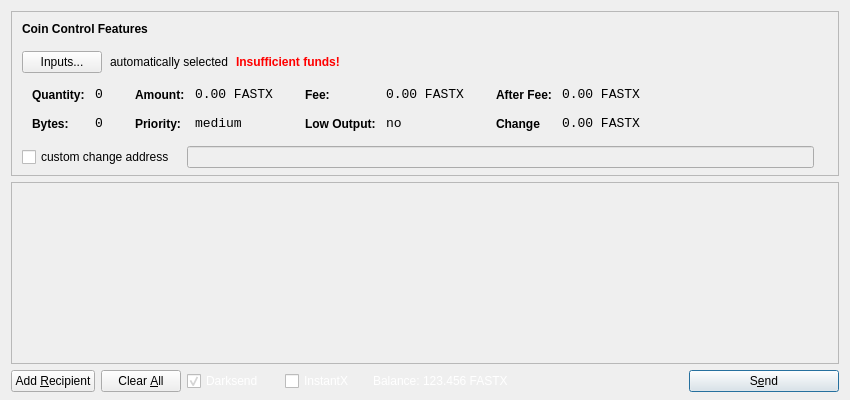
<?xml version="1.0" encoding="UTF-8"?>
<ui version="4.0">
 <class>SendCoinsDialog</class>
 <widget class="QDialog" name="SendCoinsDialog">
  <property name="geometry">
   <rect>
    <x>0</x>
    <y>0</y>
    <width>850</width>
    <height>400</height>
   </rect>
  </property>
  <property name="windowTitle">
   <string>Send Coins</string>
  </property>
  <layout class="QVBoxLayout" name="verticalLayout" stretch="0,1,0">
   <property name="bottomMargin">
    <number>8</number>
   </property>
   <item>
    <widget class="QFrame" name="frameCoinControl">
		     <property name="autoFillBackground">
      <bool>true</bool>
     </property>
     <property name="sizePolicy">
      <sizepolicy hsizetype="Expanding" vsizetype="Expanding">
       <horstretch>0</horstretch>
       <verstretch>0</verstretch>
      </sizepolicy>
     </property>
     <property name="maximumSize">
      <size>
       <width>16777215</width>
       <height>16777215</height>
      </size>
     </property>
     <property name="frameShape">
      <enum>QFrame::StyledPanel</enum>
     </property>
     <property name="frameShadow">
      <enum>QFrame::Sunken</enum>
     </property>
     <layout class="QVBoxLayout" name="verticalLayoutCoinControl2">
      <property name="spacing">
       <number>-1</number>
      </property>
      <property name="leftMargin">
       <number>0</number>
      </property>
      <property name="topMargin">
       <number>0</number>
      </property>
      <property name="rightMargin">
       <number>0</number>
      </property>
      <property name="bottomMargin">
       <number>6</number>
      </property>
      <item>
       <layout class="QVBoxLayout" name="verticalLayoutCoinControl" stretch="0,0,0,0,1">
        <property name="spacing">
         <number>0</number>
        </property>
        <property name="leftMargin">
         <number>10</number>
        </property>
        <property name="topMargin">
         <number>10</number>
        </property>
        <item>
         <layout class="QHBoxLayout" name="horizontalLayoutCoinControl1">
          <property name="bottomMargin">
           <number>15</number>
          </property>
          <item>
           <widget class="QLabel" name="labelCoinControlFeatures">
            <property name="sizePolicy">
             <sizepolicy hsizetype="Preferred" vsizetype="Maximum">
              <horstretch>0</horstretch>
              <verstretch>0</verstretch>
             </sizepolicy>
            </property>
            <property name="font">
             <font>
              <weight>75</weight>
              <bold>true</bold>
             </font>
            </property>
            <property name="styleSheet">
             <string notr="true">font-weight:bold;</string>
            </property>
            <property name="text">
             <string>Coin Control Features</string>
            </property>
           </widget>
          </item>
         </layout>
        </item>
        <item>
         <layout class="QHBoxLayout" name="horizontalLayoutCoinControl2" stretch="0,0,0,0">
          <property name="spacing">
           <number>8</number>
          </property>
          <property name="bottomMargin">
           <number>10</number>
          </property>
          <item>
           <widget class="QPushButton" name="pushButtonCoinControl">
            <property name="styleSheet">
             <string notr="true"/>
            </property>
            <property name="text">
             <string>Inputs...</string>
            </property>
           </widget>
          </item>
          <item>
           <widget class="QLabel" name="labelCoinControlAutomaticallySelected">
            <property name="text">
             <string>automatically selected</string>
            </property>
            <property name="margin">
             <number>5</number>
            </property>
           </widget>
          </item>
          <item>
           <widget class="QLabel" name="labelCoinControlInsuffFunds">
            <property name="font">
             <font>
              <weight>75</weight>
              <bold>true</bold>
             </font>
            </property>
            <property name="styleSheet">
             <string notr="true">color:red;font-weight:bold;</string>
            </property>
            <property name="text">
             <string>Insufficient funds!</string>
            </property>
            <property name="margin">
             <number>5</number>
            </property>
           </widget>
          </item>
          <item>
           <spacer name="horizontalSpacerCoinControl">
            <property name="orientation">
             <enum>Qt::Horizontal</enum>
            </property>
            <property name="sizeHint" stdset="0">
             <size>
              <width>40</width>
              <height>1</height>
             </size>
            </property>
           </spacer>
          </item>
         </layout>
        </item>
        <item>
         <widget class="QWidget" name="widgetCoinControl" native="true">
          <property name="sizePolicy">
           <sizepolicy hsizetype="Preferred" vsizetype="Preferred">
            <horstretch>0</horstretch>
            <verstretch>0</verstretch>
           </sizepolicy>
          </property>
          <property name="minimumSize">
           <size>
            <width>0</width>
            <height>0</height>
           </size>
          </property>
          <property name="styleSheet">
           <string notr="true"/>
          </property>
          <layout class="QHBoxLayout" name="horizontalLayoutCoinControl5">
           <property name="margin">
            <number>0</number>
           </property>
           <item>
            <layout class="QHBoxLayout" name="horizontalLayoutCoinControl3" stretch="0,0,0,1">
             <property name="spacing">
              <number>20</number>
             </property>
             <property name="topMargin">
              <number>0</number>
             </property>
             <property name="bottomMargin">
              <number>10</number>
             </property>
             <item>
              <layout class="QFormLayout" name="formLayoutCoinControl1">
               <property name="horizontalSpacing">
                <number>10</number>
               </property>
               <property name="verticalSpacing">
                <number>14</number>
               </property>
               <property name="leftMargin">
                <number>10</number>
               </property>
               <property name="topMargin">
                <number>4</number>
               </property>
               <property name="rightMargin">
                <number>6</number>
               </property>
               <item row="0" column="0">
                <widget class="QLabel" name="labelCoinControlQuantityText">
                 <property name="styleSheet">
                  <string notr="true">font-weight:bold;</string>
                 </property>
                 <property name="text">
                  <string>Quantity:</string>
                 </property>
                 <property name="margin">
                  <number>0</number>
                 </property>
                </widget>
               </item>
               <item row="0" column="1">
                <widget class="QLabel" name="labelCoinControlQuantity">
                 <property name="font">
                  <font>
                   <family>Monospace</family>
                   <pointsize>10</pointsize>
                  </font>
                 </property>
                 <property name="cursor">
                  <cursorShape>IBeamCursor</cursorShape>
                 </property>
                 <property name="contextMenuPolicy">
                  <enum>Qt::ActionsContextMenu</enum>
                 </property>
                 <property name="text">
                  <string>0</string>
                 </property>
                 <property name="margin">
                  <number>0</number>
                 </property>
                 <property name="textInteractionFlags">
                  <set>Qt::LinksAccessibleByMouse|Qt::TextSelectableByKeyboard|Qt::TextSelectableByMouse</set>
                 </property>
                </widget>
               </item>
               <item row="1" column="0">
                <widget class="QLabel" name="labelCoinControlBytesText">
                 <property name="styleSheet">
                  <string notr="true">font-weight:bold;</string>
                 </property>
                 <property name="text">
                  <string>Bytes:</string>
                 </property>
                </widget>
               </item>
               <item row="1" column="1">
                <widget class="QLabel" name="labelCoinControlBytes">
                 <property name="font">
                  <font>
                   <family>Monospace</family>
                   <pointsize>10</pointsize>
                  </font>
                 </property>
                 <property name="cursor">
                  <cursorShape>IBeamCursor</cursorShape>
                 </property>
                 <property name="contextMenuPolicy">
                  <enum>Qt::ActionsContextMenu</enum>
                 </property>
                 <property name="text">
                  <string>0</string>
                 </property>
                 <property name="textInteractionFlags">
                  <set>Qt::LinksAccessibleByMouse|Qt::TextSelectableByKeyboard|Qt::TextSelectableByMouse</set>
                 </property>
                </widget>
               </item>
              </layout>
             </item>
             <item>
              <layout class="QFormLayout" name="formLayoutCoinControl2">
               <property name="horizontalSpacing">
                <number>10</number>
               </property>
               <property name="verticalSpacing">
                <number>14</number>
               </property>
               <property name="leftMargin">
                <number>6</number>
               </property>
               <property name="topMargin">
                <number>4</number>
               </property>
               <property name="rightMargin">
                <number>6</number>
               </property>
               <item row="0" column="0">
                <widget class="QLabel" name="labelCoinControlAmountText">
                 <property name="styleSheet">
                  <string notr="true">font-weight:bold;</string>
                 </property>
                 <property name="text">
                  <string>Amount:</string>
                 </property>
                 <property name="margin">
                  <number>0</number>
                 </property>
                </widget>
               </item>
               <item row="0" column="1">
                <widget class="QLabel" name="labelCoinControlAmount">
                 <property name="font">
                  <font>
                   <family>Monospace</family>
                   <pointsize>10</pointsize>
                  </font>
                 </property>
                 <property name="cursor">
                  <cursorShape>IBeamCursor</cursorShape>
                 </property>
                 <property name="contextMenuPolicy">
                  <enum>Qt::ActionsContextMenu</enum>
                 </property>
                 <property name="text">
                  <string>0.00 FASTX</string>
                 </property>
                 <property name="textInteractionFlags">
                  <set>Qt::LinksAccessibleByMouse|Qt::TextSelectableByKeyboard|Qt::TextSelectableByMouse</set>
                 </property>
                </widget>
               </item>
               <item row="1" column="0">
                <widget class="QLabel" name="labelCoinControlPriorityText">
                 <property name="styleSheet">
                  <string notr="true">font-weight:bold;</string>
                 </property>
                 <property name="text">
                  <string>Priority:</string>
                 </property>
                </widget>
               </item>
               <item row="1" column="1">
                <widget class="QLabel" name="labelCoinControlPriority">
                 <property name="font">
                  <font>
                   <family>Monospace</family>
                   <pointsize>10</pointsize>
                  </font>
                 </property>
                 <property name="cursor">
                  <cursorShape>IBeamCursor</cursorShape>
                 </property>
                 <property name="contextMenuPolicy">
                  <enum>Qt::ActionsContextMenu</enum>
                 </property>
                 <property name="text">
                  <string>medium</string>
                 </property>
                 <property name="textInteractionFlags">
                  <set>Qt::LinksAccessibleByMouse|Qt::TextSelectableByKeyboard|Qt::TextSelectableByMouse</set>
                 </property>
                </widget>
               </item>
              </layout>
             </item>
             <item>
              <layout class="QFormLayout" name="formLayoutCoinControl3">
               <property name="horizontalSpacing">
                <number>10</number>
               </property>
               <property name="verticalSpacing">
                <number>14</number>
               </property>
               <property name="leftMargin">
                <number>6</number>
               </property>
               <property name="topMargin">
                <number>4</number>
               </property>
               <property name="rightMargin">
                <number>6</number>
               </property>
               <item row="0" column="0">
                <widget class="QLabel" name="labelCoinControlFeeText">
                 <property name="styleSheet">
                  <string notr="true">font-weight:bold;</string>
                 </property>
                 <property name="text">
                  <string>Fee:</string>
                 </property>
                 <property name="margin">
                  <number>0</number>
                 </property>
                </widget>
               </item>
               <item row="0" column="1">
                <widget class="QLabel" name="labelCoinControlFee">
                 <property name="font">
                  <font>
                   <family>Monospace</family>
                   <pointsize>10</pointsize>
                  </font>
                 </property>
                 <property name="cursor">
                  <cursorShape>IBeamCursor</cursorShape>
                 </property>
                 <property name="contextMenuPolicy">
                  <enum>Qt::ActionsContextMenu</enum>
                 </property>
                 <property name="text">
                  <string>0.00 FASTX</string>
                 </property>
                 <property name="textInteractionFlags">
                  <set>Qt::LinksAccessibleByMouse|Qt::TextSelectableByKeyboard|Qt::TextSelectableByMouse</set>
                 </property>
                </widget>
               </item>
               <item row="1" column="0">
                <widget class="QLabel" name="labelCoinControlLowOutputText">
                 <property name="styleSheet">
                  <string notr="true">font-weight:bold;</string>
                 </property>
                 <property name="text">
                  <string>Low Output:</string>
                 </property>
                </widget>
               </item>
               <item row="1" column="1">
                <widget class="QLabel" name="labelCoinControlLowOutput">
                 <property name="font">
                  <font>
                   <family>Monospace</family>
                   <pointsize>10</pointsize>
                  </font>
                 </property>
                 <property name="cursor">
                  <cursorShape>IBeamCursor</cursorShape>
                 </property>
                 <property name="contextMenuPolicy">
                  <enum>Qt::ActionsContextMenu</enum>
                 </property>
                 <property name="text">
                  <string>no</string>
                 </property>
                 <property name="textInteractionFlags">
                  <set>Qt::LinksAccessibleByMouse|Qt::TextSelectableByKeyboard|Qt::TextSelectableByMouse</set>
                 </property>
                </widget>
               </item>
              </layout>
             </item>
             <item>
              <layout class="QFormLayout" name="formLayoutCoinControl4">
               <property name="horizontalSpacing">
                <number>10</number>
               </property>
               <property name="verticalSpacing">
                <number>14</number>
               </property>
               <property name="leftMargin">
                <number>6</number>
               </property>
               <property name="topMargin">
                <number>4</number>
               </property>
               <property name="rightMargin">
                <number>6</number>
               </property>
               <item row="0" column="0">
                <widget class="QLabel" name="labelCoinControlAfterFeeText">
                 <property name="styleSheet">
                  <string notr="true">font-weight:bold;</string>
                 </property>
                 <property name="text">
                  <string>After Fee:</string>
                 </property>
                 <property name="margin">
                  <number>0</number>
                 </property>
                </widget>
               </item>
               <item row="0" column="1">
                <widget class="QLabel" name="labelCoinControlAfterFee">
                 <property name="font">
                  <font>
                   <family>Monospace</family>
                   <pointsize>10</pointsize>
                  </font>
                 </property>
                 <property name="cursor">
                  <cursorShape>IBeamCursor</cursorShape>
                 </property>
                 <property name="contextMenuPolicy">
                  <enum>Qt::ActionsContextMenu</enum>
                 </property>
                 <property name="text">
                  <string>0.00 FASTX</string>
                 </property>
                 <property name="textInteractionFlags">
                  <set>Qt::LinksAccessibleByMouse|Qt::TextSelectableByKeyboard|Qt::TextSelectableByMouse</set>
                 </property>
                </widget>
               </item>
               <item row="1" column="0">
                <widget class="QLabel" name="labelCoinControlChangeText">
                 <property name="styleSheet">
                  <string notr="true">font-weight:bold;</string>
                 </property>
                 <property name="text">
                  <string>Change</string>
                 </property>
                </widget>
               </item>
               <item row="1" column="1">
                <widget class="QLabel" name="labelCoinControlChange">
                 <property name="font">
                  <font>
                   <family>Monospace</family>
                   <pointsize>10</pointsize>
                  </font>
                 </property>
                 <property name="cursor">
                  <cursorShape>IBeamCursor</cursorShape>
                 </property>
                 <property name="contextMenuPolicy">
                  <enum>Qt::ActionsContextMenu</enum>
                 </property>
                 <property name="text">
                  <string>0.00 FASTX</string>
                 </property>
                 <property name="textInteractionFlags">
                  <set>Qt::LinksAccessibleByMouse|Qt::TextSelectableByKeyboard|Qt::TextSelectableByMouse</set>
                 </property>
                </widget>
               </item>
              </layout>
             </item>
            </layout>
           </item>
          </layout>
         </widget>
        </item>
        <item>
         <layout class="QHBoxLayout" name="horizontalLayoutCoinControl4" stretch="0,0,0">
          <property name="spacing">
           <number>12</number>
          </property>
          <property name="sizeConstraint">
           <enum>QLayout::SetDefaultConstraint</enum>
          </property>
          <property name="topMargin">
           <number>5</number>
          </property>
          <property name="rightMargin">
           <number>5</number>
          </property>
          <item>
           <widget class="QCheckBox" name="checkBoxCoinControlChange">
            <property name="text">
             <string>custom change address</string>
            </property>
           </widget>
          </item>
          <item>
           <widget class="QLineEdit" name="lineEditCoinControlChange">
            <property name="enabled">
             <bool>false</bool>
            </property>
            <property name="sizePolicy">
             <sizepolicy hsizetype="Expanding" vsizetype="Fixed">
              <horstretch>0</horstretch>
              <verstretch>0</verstretch>
             </sizepolicy>
            </property>
           </widget>
          </item>
          <item>
           <widget class="QLabel" name="labelCoinControlChangeLabel">
            <property name="sizePolicy">
             <sizepolicy hsizetype="Preferred" vsizetype="Expanding">
              <horstretch>0</horstretch>
              <verstretch>0</verstretch>
             </sizepolicy>
            </property>
            <property name="minimumSize">
             <size>
              <width>0</width>
              <height>0</height>
             </size>
            </property>
            <property name="text">
             <string/>
            </property>
            <property name="margin">
             <number>3</number>
            </property>
           </widget>
          </item>
         </layout>
        </item>
        <item>
         <spacer name="verticalSpacerCoinControl">
          <property name="orientation">
           <enum>Qt::Vertical</enum>
          </property>
          <property name="sizeHint" stdset="0">
           <size>
            <width>800</width>
            <height>1</height>
           </size>
          </property>
         </spacer>
        </item>
       </layout>
      </item>
     </layout>
    </widget>
   </item>
   <item>
    <widget class="QScrollArea" name="scrollArea">
     <property name="widgetResizable">
      <bool>true</bool>
     </property>
     <widget class="QWidget" name="scrollAreaWidgetContents">
      <property name="geometry">
       <rect>
        <x>0</x>
        <y>0</y>
        <width>830</width>
        <height>165</height>
       </rect>
      </property>
      <layout class="QVBoxLayout" name="verticalLayout_2">
       <property name="margin">
        <number>0</number>
       </property>
       <item>
        <layout class="QVBoxLayout" name="entries">
         <property name="spacing">
          <number>6</number>
         </property>
        </layout>
       </item>
       <item>
        <spacer name="verticalSpacer">
         <property name="orientation">
          <enum>Qt::Vertical</enum>
         </property>
         <property name="sizeHint" stdset="0">
          <size>
           <width>20</width>
           <height>40</height>
          </size>
         </property>
        </spacer>
       </item>
      </layout>
     </widget>
    </widget>
   </item>
   <item>
    <layout class="QHBoxLayout" name="horizontalLayout">
     <item>
      <widget class="QPushButton" name="addButton">
       <property name="toolTip">
        <string>Send to multiple recipients at once</string>
       </property>
       <property name="text">
        <string>Add &amp;Recipient</string>
       </property>
       <property name="autoDefault">
        <bool>false</bool>
       </property>
      </widget>
     </item>
     <item>
      <widget class="QPushButton" name="clearButton">
       <property name="sizePolicy">
        <sizepolicy hsizetype="Minimum" vsizetype="Fixed">
         <horstretch>0</horstretch>
         <verstretch>0</verstretch>
        </sizepolicy>
       </property>
       <property name="toolTip">
        <string>Remove all transaction fields</string>
       </property>
       <property name="text">
        <string>Clear &amp;All</string>
       </property>
       <property name="autoRepeatDelay">
        <number>300</number>
       </property>
       <property name="autoDefault">
        <bool>false</bool>
       </property>
      </widget>
     </item>
     <item>
      <layout class="QHBoxLayout" name="horizontalLayout_2">
       <property name="spacing">
        <number>3</number>
       </property>
        <item>
        <widget class="QCheckBox" name="checkUseDarksend">
         <property name="minimumSize">
          <size>
           <width>95</width>
           <height>0</height>
          </size>
         </property>
		 				 			  <property name="styleSheet">
               <string notr="true">QCheckBox { color: white;}</string>
              </property>
         <property name="text">
          <string>Darksend</string>
         </property>
         <property name="checked">
          <bool>true</bool>
         </property>
        </widget>
       </item>
       <item>
        <widget class="QCheckBox" name="checkInstantX">
         <property name="enabled">
          <bool>true</bool>
         </property>
         <property name="minimumSize">
          <size>
           <width>85</width>
           <height>0</height>
          </size>
         </property>
		 		 				 			  <property name="styleSheet">
               <string notr="true">QCheckBox { color: white;}</string>
              </property>
         <property name="text">
          <string>InstantX</string>
         </property>
        </widget>
       </item>
       <item>
        <widget class="QLabel" name="label">
         <property name="sizePolicy">
          <sizepolicy hsizetype="Preferred" vsizetype="Fixed">
           <horstretch>0</horstretch>
           <verstretch>0</verstretch>
          </sizepolicy>
         </property>
		 				 			  <property name="styleSheet">
               <string notr="true">QLabel { color: white;}</string>
              </property>
         <property name="text">
          <string>Balance:</string>
         </property>
        </widget>
       </item>
       <item>
        <widget class="QLabel" name="labelBalance">
         <property name="sizePolicy">
          <sizepolicy hsizetype="Preferred" vsizetype="Fixed">
           <horstretch>0</horstretch>
           <verstretch>0</verstretch>
          </sizepolicy>
         </property>
         <property name="cursor">
          <cursorShape>IBeamCursor</cursorShape>
         </property>
		 				 			  <property name="styleSheet">
               <string notr="true">QLabel { color: white;}</string>
              </property>
         <property name="text">
          <string>123.456 FASTX</string>
         </property>
         <property name="textInteractionFlags">
          <set>Qt::LinksAccessibleByMouse|Qt::TextSelectableByKeyboard|Qt::TextSelectableByMouse</set>
         </property>
        </widget>
       </item>
      </layout>
     </item>
     <item>
      <spacer name="horizontalSpacer">
       <property name="orientation">
        <enum>Qt::Horizontal</enum>
       </property>
       <property name="sizeHint" stdset="0">
        <size>
         <width>40</width>
         <height>20</height>
        </size>
       </property>
      </spacer>
     </item>
     <item>
      <widget class="QPushButton" name="sendButton">
       <property name="minimumSize">
        <size>
         <width>150</width>
         <height>0</height>
        </size>
       </property>
       <property name="toolTip">
        <string>Confirm the send action</string>
       </property>
       <property name="text">
        <string>S&amp;end</string>
       </property>
       <property name="icon">
        <iconset resource="../bitcoin.qrc">
         <normaloff>:/icons/send</normaloff>:/icons/send</iconset>
       </property>
       <property name="default">
        <bool>true</bool>
       </property>
      </widget>
     </item>
    </layout>
   </item>
  </layout>
 </widget>
 <resources>
  <include location="../bitcoin.qrc"/>
 </resources>
 <connections/>
</ui>
